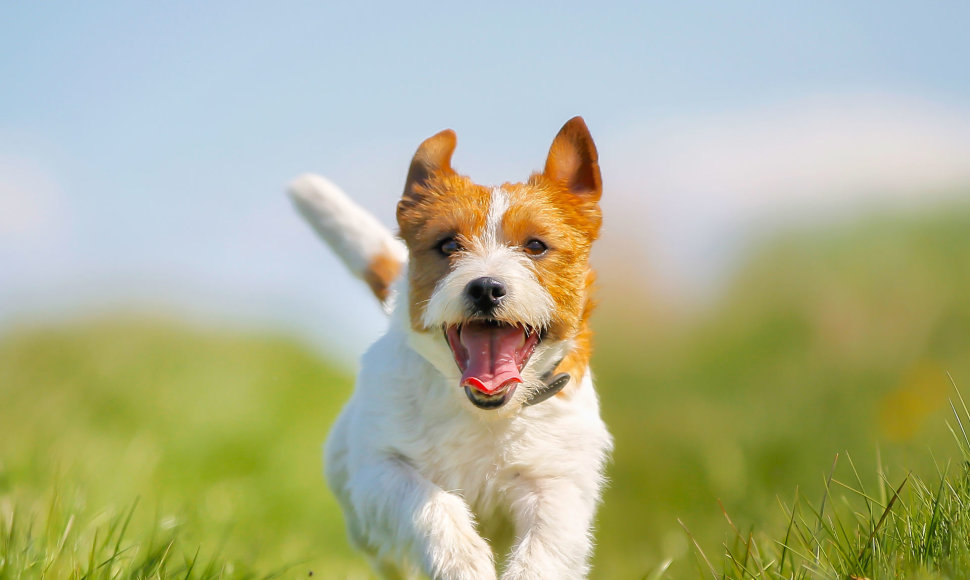
#> input picture darbas_su_failais/suo.jpg, 970 x 580 px
$ jupyter execute --allow-errors pillow_bibliotekos.ipynb
#> lines starting #> are read from the running program, lines starting #| are printed output that depends on the picture
[cell 1]
from PIL import Image

image = Image.open("suo.jpg")
#> image is the input picture: PIL image 970x580 RGB; mean R, G, B 175.3, 179.5, 145.8
image

[cell 2]
image = Image.open("suo.jpg")
width, height = (300, 200)
new_size = (width, height)
resized_image = image.resize(new_size)
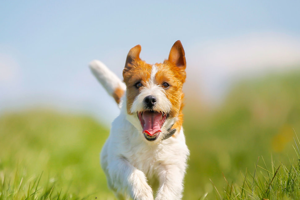
#> resized_image: PIL image 300x200 RGB; mean R, G, B 175.3, 179.5, 145.8
resized_image.save("suo_resized.jpg")
resized_image

[cell 3]
from PIL import Image
image = Image.open("suo_resized.jpg")
#> image: PIL image 300x200 RGB
resized_image.save("suo_resized.jpg")
crop_area = (10, 10, 10, 10) # įrašykite norimus parametrus, pvz.: (100, 100, 300, 200)
cropped_image = image.crop(crop_area)
#> (the rest of this cell did not finish here and is left out)
